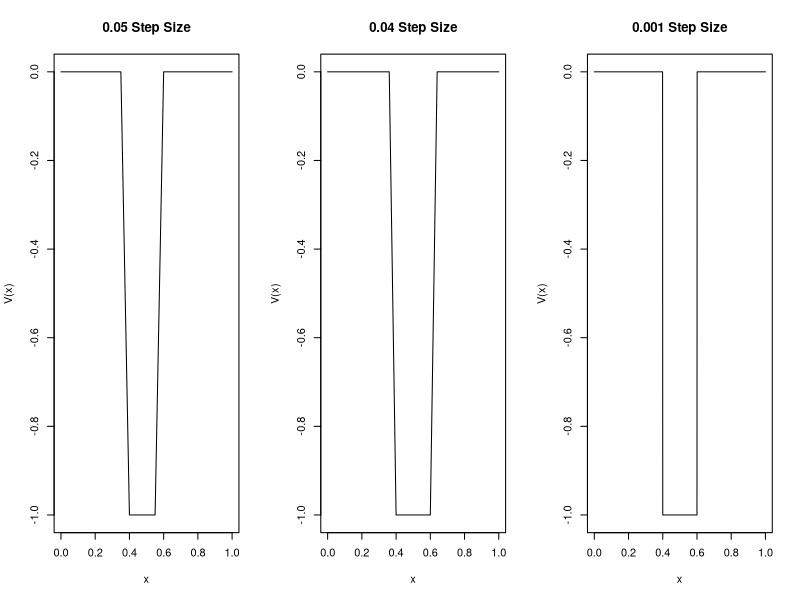
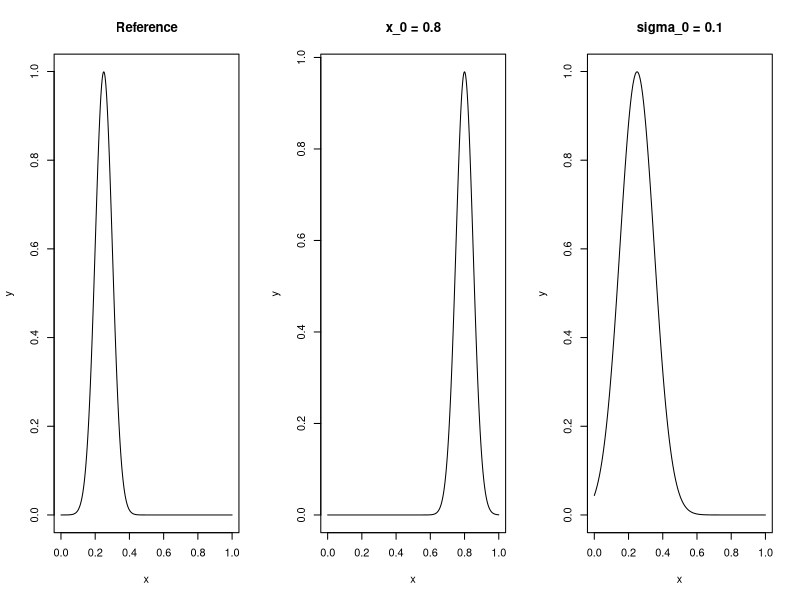
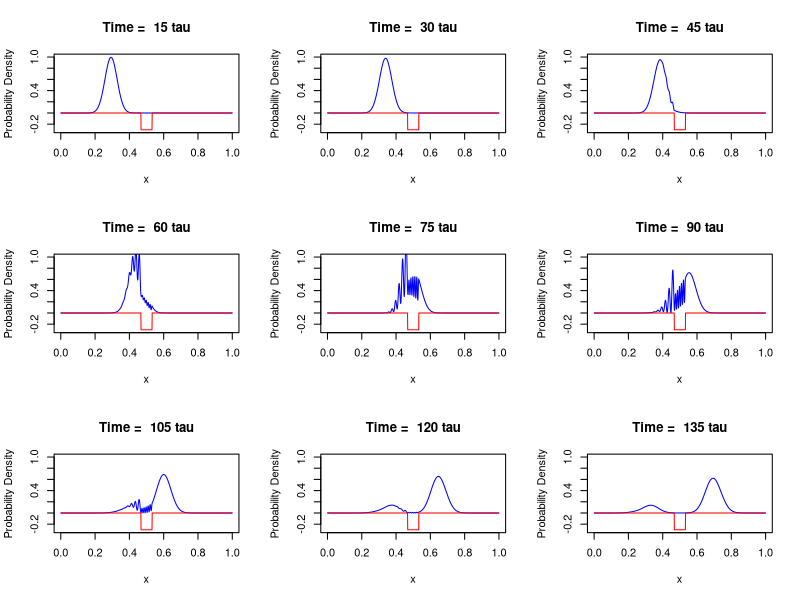
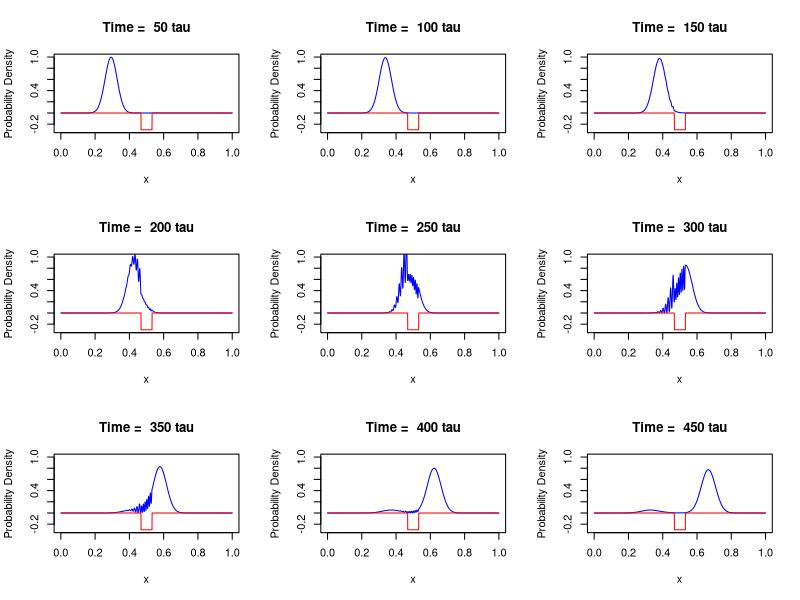
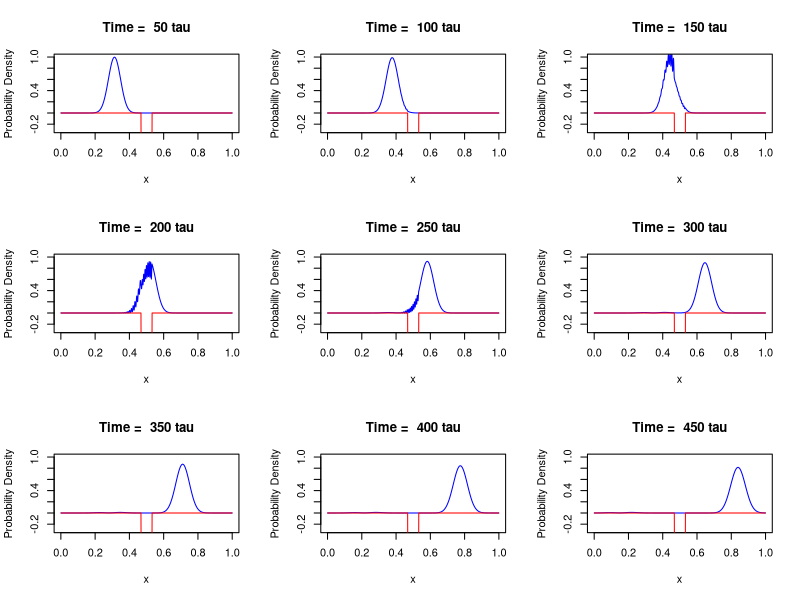
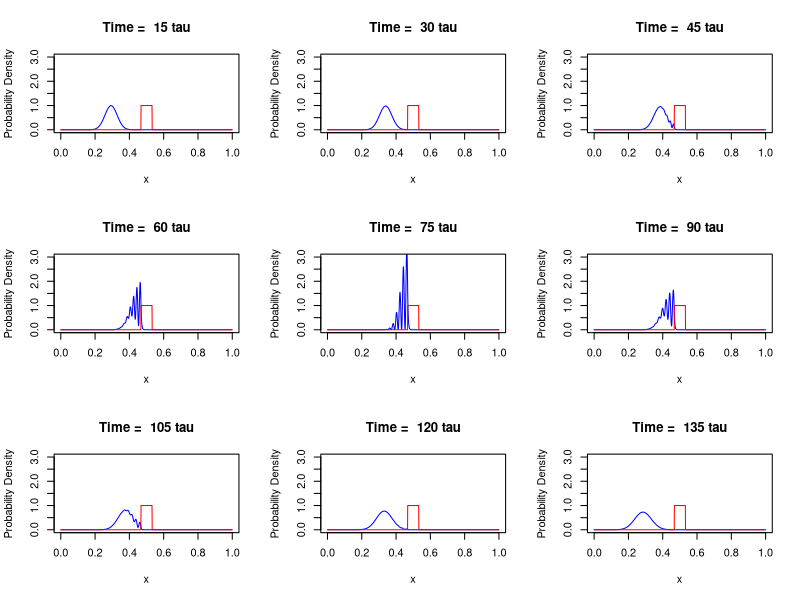
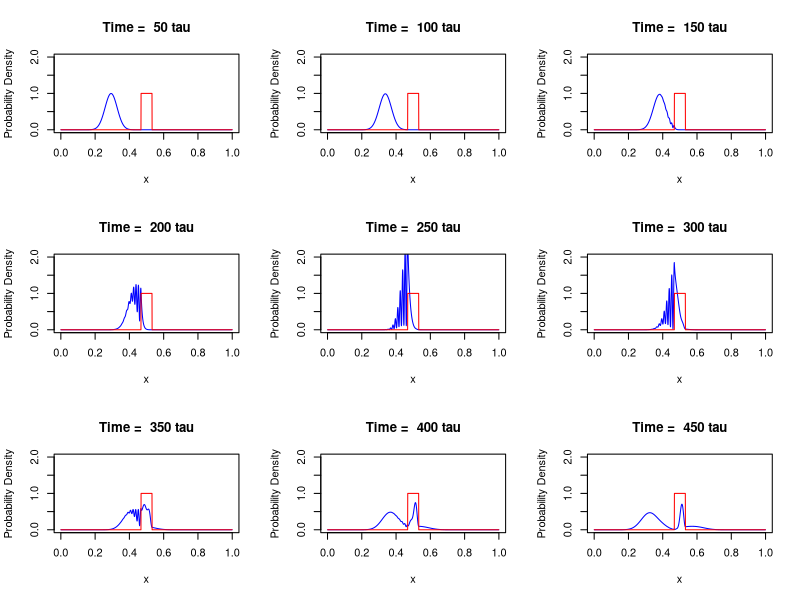
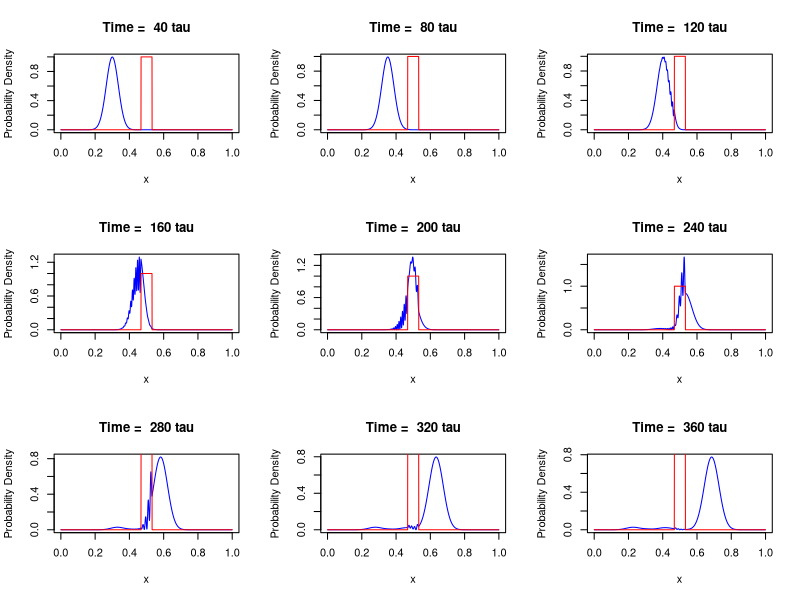

These charts were generated, in order, by the following R code:
## ---- chunk 1
potential <- function(x,s,start,end) { # evaluates elements of vector x 
  V_k <- x # the potential is equal to s for all x such that start < x < end and 0 elsewhere
  for (k in 1:(length(x))) {
    if ((V_k[k] >= start) && (V_k[k] <= end)) { # && is boolean "AND"
      V_k[k] <- s
    } else
      V_k[k] <- 0
  }
  return(V_k)
}
## ---- chunk 2
test_step_size <- 0.05
steps1 <- test_step_size * 0:20

test_step_size1 <- 0.04
steps2 <- test_step_size1 * 0:25

test_step_size2 <- 0.001
steps3 <- test_step_size2 * 0:1000

par(mfrow=c(1,3)) # Plot 3 graphs in a row
plot(steps1, potential(steps1,-1,.4,.6), type = "l", xlab="x", ylab="V(x)", main = "0.05 Step Size") 
plot(steps2, potential(steps2,-1,.4,.6), type = "l", xlab="x", ylab="V(x)", main = "0.04 Step Size")
plot(steps3, potential(steps3,-1,.4,.6), type = "l", xlab="x", ylab="V(x)", main = "0.001 Step Size")
## ---- chunk 3
i <- complex(real = 0, imaginary = 1)
## ---- chunk 4
A_diag_k <- function(k,lambda,h,pot) { # calculates diagonal elements of matrix A
  (i*lambda-h^2*pot[k]-2)
}
## ---- chunk 5
B_diag_k <- function(k,lambda,h,pot) {
  (i*lambda+h^2*pot[k]+2)
}
## ---- chunk 6
doublesweep <- function(A, B, C, F, a, b) {
    # Solves the equation 
    # A[i]*v[i-1] - C[i]*v[i] + B[i]*v[i+1] = F[i]
    # for v[i], i = 1,...,N-1, with boundary conditions
    # v[0]=a and v[N]=b
    
    # Check the lengths of the vectors
    N <- length(C) + 1
    if ((length(B) != N-1) || (length(A) != N-1) || (length(F) != N-1)) {
        stop("The lengths of the vector arguments need to be equal")
    }

    alpha <- rep(0, N)
    beta <- rep(0, N)
    beta[1] <- a
    
    #sweep up to get alphas and betas
    for (i in 1:(N-1)) {
        alpha[i+1] <- B[i] / (C[i]-alpha[i]*A[i])
        beta[i+1] <- (beta[i]*A[i] - F[i]) / (C[i] - alpha[i]*A[i])
    }
    
    v <- rep(0, N-1 )
    v[N-1] <- alpha[N]*b + beta[N]
    
    #sweep down to find v's
    for (i in (N-1):2) {
        v[i-1] <- alpha[i]*v[i] + beta[i]    
    }
    
    return(v)
}
## ---- chunk 7
gwavepacket <- function(x,k_0,x_0,sigma_0) {
  exp(i*k_0*x)*exp(-(x-x_0)^2/(2*sigma_0^2))
}
## ---- chunk 8
par(mfrow=c(1,3)) # Plot 3 graphs in a row
plot(steps3, Re(gwavepacket(steps3,pi/20,1/4,0.05)), type = "l", ylab="y", xlab="x", main="Reference")
plot(steps3, Re(gwavepacket(steps3,pi/10,0.8,0.05)), type = "l", ylab="y", xlab="x", main="x_0 = 0.8")
plot(steps3, Re(gwavepacket(steps3,pi/20,1/4,.1)), type = "l", ylab="y", xlab="x", main="sigma_0 = 0.1")
## ---- chunk 9
CrankNicolson <- function(L=1, N=1000, T=2000, M=998, k_0=pi/20, x_0=1/4, sigma_0=0.05,s,start,end) {
  
    # set up space grid
    h <- L/N
    x <- h*(1:(N-1))
    
    # set up time grid
    tau <- T/M
    t <- tau*(0:M)
    
    # constants
    lambda <- (2^h^2)/tau
    i <- complex(real = 0, imaginary = 1)
    
    # set up vector for psi(x,0)
    w <- gwavepacket(x,k_0,x_0,sigma_0)

    # set up vector containing V(x) values for each spatial step
    pot <- potential(x,s,start,end)
    
    # Create A_vec which has dependence on pot[k] for use in the doublesweep script
    A_vec <- rep(0,N-1)
    for (k in 1:(N-1)) {
    A_vec[k] <- A_diag_k(k,lambda,h,pot)
    }
    
    # Crank-Nicolson needs a matrix B. 
    # Note diagonals are generated individually using the B_diag_k function.
    B <- diag(0, N-1) 
    for (k in 1:(N-2)){
        B[k,k] <- B_diag_k(k,lambda,h,pot)
        B[k,k+1] <- -1
        B[k+1,k] <- -1
    }
    
    ans <- matrix(0, N-1, M+1)  # Matrix to hold the solution
    ans[ , 1] <- w  # Initial value
    # Loop over time steps
    for (j in 1:M) {
        w <- doublesweep(rep(-1, N-1), rep(-1, N-1), 
                         A_vec , -B%*%w, 0, 0) # Note that the doublesweep function is now uses A_vec
        ans[ , j+1] <- w
    }
    
    # Return a list consisting of time grid, x grid and solution
    return(list(x=x, t=t, w=ans, s=s, B=B))
}
## ---- chunk 10
# Solutions for square well potential
fig1 <- CrankNicolson(L=1, N=1000, T=1000, M=200, k_0=50*pi, x_0=0.25, 
                      sigma_0=0.05,s=-2*(50*pi)^2,start=.468,end=0.532)

fig2 <- CrankNicolson(L=1, N=1414, T=1000, M=500, k_0=70.7*pi, x_0=0.25, 
                      sigma_0=0.05,s=-2*(50*pi)^2,start=.468,end=0.532)

fig3 <- CrankNicolson(L=1, N=1600, T=1600, M=600, k_0=100*pi, x_0=0.25, 
                      sigma_0=0.05,s=-2*(50*pi)^2,start=0.468,end=0.532)

# Solutions to square barrier potential
fig4 <- CrankNicolson(L=1, N=1000, T=1000, M=200, k_0=50*pi, x_0=0.25, 
                      sigma_0=0.05,s=2*(50*pi)^2,start=.468,end=0.532)

fig5 <- CrankNicolson(L=1, N=1414, T=1000, M=500, k_0=70.7*pi, x_0=0.25, 
                      sigma_0=0.05,s=2*(50*pi)^2,start=.468,end=0.532)

fig6 <- CrankNicolson(L=1, N=1600, T=1600, M=600, k_0=100*pi, x_0=0.25, 
                      sigma_0=0.05,s=2*(50*pi)^2,start=0.468,end=0.532)

weaknessexample1 <- CrankNicolson(L=1, N=1000, T=2000, M=200, k_0=50*pi, x_0=0.25, 
                      sigma_0=0.05,s=-2*(50*pi)^2,start=.468,end=0.532)

weaknessexample2 <- CrankNicolson(L=1, N=1000, T=2000, M=200, k_0=50*pi, x_0=0.05, 
                      sigma_0=0.05,s=-2*(50*pi)^2,start=.468,end=0.532)
## ---- chunk 11
par(mfrow=c(3,3)) # Combine 9 plots into one overall figure
# Set sol to what we want to plot which saves us replacing plot(sol$x,...) each time.
sol <- fig1 
# Loop to create 9 graphs
for (i in 1:9) {  
  plot(sol$x, (sol$w[,i*15]*Conj(sol$w[,i*15])), # Take the 15*i-th column
       # Graph labels and colour
       type = "l", xlab="x", ylab="Probability Density", col="blue", 
       # Custom title for each graph. Paste concatenates strings together.
       main=paste("Time = ", 15*i, "tau", sep=" "), 
       ylim=c(-0.3, 1)) # set y axis
  # Plot a red potential (not to scale)
  lines(sol$x, potential(sol$x,-0.3,0.468,0.532), type = "l", col="red") 
}
## ---- chunk 12
par(mfrow=c(3,3))
sol <- fig2 
for (i in 1:9) {
  plot(sol$x, sol$w[,i*50]*Conj(sol$w[,i*50]),
       type = "l", xlab="x", ylab="Probability Density", col="blue",
       main=paste("Time = ", 50*i, "tau", sep=" "), ylim=c(-0.3,1))
  lines(sol$x, potential(sol$x,-0.3,0.468,0.532), type = "l", col="red")
}
## ---- chunk 13
par(mfrow=c(3,3))
sol <- fig3
for (i in 1:9) { 
  plot(sol$x, sol$w[,i*50]*Conj(sol$w[,i*50]),
       type = "l", xlab="x", ylab="Probability Density", col="blue",
       main=paste("Time = ", 50*i, "tau", sep=" "), ylim=c(-0.3,1))
  lines(sol$x, potential(sol$x,-0.5,0.468,0.532), type = "l", col="red")
}
## ---- chunk 14
par(mfrow=c(3,3)) 
sol <- fig4
for (i in 1:9) {  
  plot(sol$x, sol$w[,i*15]*Conj(sol$w[,i*15]), 
       type = "l", xlab="x", ylab="Probability Density", col="blue", 
       main=paste("Time = ", 15*i, "tau", sep=" "), ylim=c(0,3)) 
  lines(sol$x, potential(sol$x,1,0.468,0.532), type = "l", col="red") 
}
## ---- chunk 15
par(mfrow=c(3,3))
sol <- fig5
for (i in 1:9) {
  plot(sol$x, (sol$w[,i*50]*Conj(sol$w[,i*50])), 
       type = "l", xlab="x", ylab="Probability Density", col="blue",
       main=paste("Time = ", 50*i, "tau", sep=" "), ylim=c(0,2))
  lines(sol$x, potential(sol$x,1,0.468,0.532), type = "l", col="red")
}
## ---- chunk 16
par(mfrow=c(3,3))
sol <- fig6 
for (i in 1:9) {
  plot(sol$x, sol$w[,i*40]*Conj(sol$w[,i*40]),
       type = "l", xlab="x", ylab="Probability Density", col="blue",
       main=paste("Time = ", 40*i, "tau", sep=" "))
  lines(sol$x, potential(sol$x,1,0.468,0.532), type = "l", col="red")
}
## ---- chunk 17
par(mfrow=c(3,3))
sol <- weaknessexample1
for (i in 1:9) {
  plot(sol$x, (sol$w[,i*20]*Conj(sol$w[,i*20])),
       type = "l", xlab="x", ylab="Probability Density", col="blue",
       main=paste("Time = ", 20*i, "tau", sep=" "), 
       ylim=c(-0.3, 1)) # set y axis
  lines(sol$x, potential(sol$x,-0.3,0.468,0.532), type = "l", col="red") 
}
## ---- chunk 18
par(mfrow=c(3,3))
sol <- weaknessexample2
for (i in 1:9) {
  plot(sol$x, (sol$w[,i*20]*Conj(sol$w[,i*20])),
       type = "l", xlab="x", ylab="Probability Density", col="blue",
       main=paste("Time = ", 20*i, "tau", sep=" "), 
       ylim=c(-0.3, 1)) # set y axis
  lines(sol$x, potential(sol$x,-0.3,0.468,0.532), type = "l", col="red") 
}
